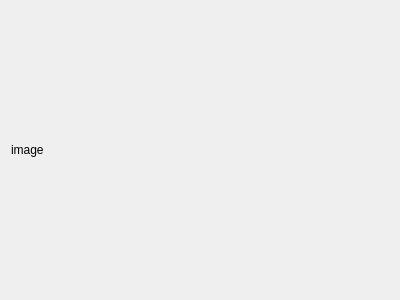
<?xml version="1.0" encoding="UTF-8"?>
<ui version="4.0">
 <class>screenImageWidget</class>
 <widget class="QWidget" name="screenImageWidget">
  <property name="geometry">
   <rect>
    <x>0</x>
    <y>0</y>
    <width>400</width>
    <height>300</height>
   </rect>
  </property>
  <property name="sizePolicy">
   <sizepolicy hsizetype="Expanding" vsizetype="Expanding">
    <horstretch>0</horstretch>
    <verstretch>0</verstretch>
   </sizepolicy>
  </property>
  <property name="windowTitle">
   <string>ScreenImage</string>
  </property>
  <property name="windowOpacity">
   <double>0.200000000000000</double>
  </property>
  <layout class="QGridLayout" name="gridLayout">
   <item row="0" column="0">
    <widget class="QLabel" name="label_image">
     <property name="text">
      <string notr="true">image</string>
     </property>
    </widget>
   </item>
  </layout>
 </widget>
 <resources/>
 <connections/>
</ui>
